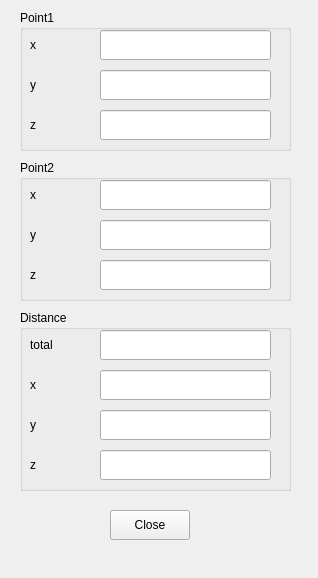
<?xml version="1.0" encoding="UTF-8"?>
<ui version="4.0">
 <class>frmMeasure</class>
 <widget class="QMainWindow" name="frmMeasure">
  <property name="geometry">
   <rect>
    <x>0</x>
    <y>0</y>
    <width>318</width>
    <height>578</height>
   </rect>
  </property>
  <property name="windowTitle">
   <string>Measure distance</string>
  </property>
  <widget class="QWidget" name="centralwidget">
   <widget class="QPushButton" name="btnClose">
    <property name="geometry">
     <rect>
      <x>110</x>
      <y>510</y>
      <width>80</width>
      <height>30</height>
     </rect>
    </property>
    <property name="text">
     <string>Close</string>
    </property>
   </widget>
   <widget class="QGroupBox" name="gbxStart">
    <property name="geometry">
     <rect>
      <x>20</x>
      <y>10</y>
      <width>271</width>
      <height>141</height>
     </rect>
    </property>
    <property name="title">
     <string>Point1</string>
    </property>
    <widget class="QLabel" name="lblThe_start">
     <property name="geometry">
      <rect>
       <x>10</x>
       <y>20</y>
       <width>51</width>
       <height>30</height>
      </rect>
     </property>
     <property name="text">
      <string>x</string>
     </property>
    </widget>
    <widget class="QLabel" name="label_2">
     <property name="geometry">
      <rect>
       <x>10</x>
       <y>60</y>
       <width>51</width>
       <height>30</height>
      </rect>
     </property>
     <property name="text">
      <string>y</string>
     </property>
    </widget>
    <widget class="QLineEdit" name="txtPoint1_x">
     <property name="geometry">
      <rect>
       <x>80</x>
       <y>20</y>
       <width>171</width>
       <height>30</height>
      </rect>
     </property>
    </widget>
    <widget class="QLineEdit" name="txtPoint1_y">
     <property name="geometry">
      <rect>
       <x>80</x>
       <y>60</y>
       <width>171</width>
       <height>30</height>
      </rect>
     </property>
    </widget>
    <widget class="QLineEdit" name="txtPoint1_z">
     <property name="geometry">
      <rect>
       <x>80</x>
       <y>100</y>
       <width>171</width>
       <height>30</height>
      </rect>
     </property>
    </widget>
    <widget class="QLabel" name="label_3">
     <property name="geometry">
      <rect>
       <x>10</x>
       <y>100</y>
       <width>51</width>
       <height>30</height>
      </rect>
     </property>
     <property name="text">
      <string>z</string>
     </property>
    </widget>
   </widget>
   <widget class="QGroupBox" name="gbxStart_2">
    <property name="geometry">
     <rect>
      <x>20</x>
      <y>160</y>
      <width>271</width>
      <height>141</height>
     </rect>
    </property>
    <property name="title">
     <string>Point2</string>
    </property>
    <widget class="QLabel" name="lblThe_start_2">
     <property name="geometry">
      <rect>
       <x>10</x>
       <y>20</y>
       <width>61</width>
       <height>30</height>
      </rect>
     </property>
     <property name="text">
      <string>x</string>
     </property>
    </widget>
    <widget class="QLabel" name="label_4">
     <property name="geometry">
      <rect>
       <x>10</x>
       <y>60</y>
       <width>61</width>
       <height>30</height>
      </rect>
     </property>
     <property name="text">
      <string>y</string>
     </property>
    </widget>
    <widget class="QLineEdit" name="txtPoint2_x">
     <property name="geometry">
      <rect>
       <x>80</x>
       <y>20</y>
       <width>171</width>
       <height>30</height>
      </rect>
     </property>
    </widget>
    <widget class="QLineEdit" name="txtPoint2_y">
     <property name="geometry">
      <rect>
       <x>80</x>
       <y>60</y>
       <width>171</width>
       <height>30</height>
      </rect>
     </property>
    </widget>
    <widget class="QLineEdit" name="txtPoint2_z">
     <property name="geometry">
      <rect>
       <x>80</x>
       <y>100</y>
       <width>171</width>
       <height>30</height>
      </rect>
     </property>
    </widget>
    <widget class="QLabel" name="label_5">
     <property name="geometry">
      <rect>
       <x>10</x>
       <y>100</y>
       <width>61</width>
       <height>30</height>
      </rect>
     </property>
     <property name="text">
      <string>z</string>
     </property>
    </widget>
   </widget>
   <widget class="QGroupBox" name="gbxStart_3">
    <property name="geometry">
     <rect>
      <x>20</x>
      <y>310</y>
      <width>271</width>
      <height>181</height>
     </rect>
    </property>
    <property name="title">
     <string>Distance</string>
    </property>
    <widget class="QLabel" name="lblThe_start_3">
     <property name="geometry">
      <rect>
       <x>10</x>
       <y>60</y>
       <width>61</width>
       <height>30</height>
      </rect>
     </property>
     <property name="text">
      <string>x</string>
     </property>
    </widget>
    <widget class="QLabel" name="label_6">
     <property name="geometry">
      <rect>
       <x>10</x>
       <y>100</y>
       <width>61</width>
       <height>30</height>
      </rect>
     </property>
     <property name="text">
      <string>y</string>
     </property>
    </widget>
    <widget class="QLineEdit" name="txtDistance_x">
     <property name="geometry">
      <rect>
       <x>80</x>
       <y>60</y>
       <width>171</width>
       <height>30</height>
      </rect>
     </property>
    </widget>
    <widget class="QLineEdit" name="txtDistance_y">
     <property name="geometry">
      <rect>
       <x>80</x>
       <y>100</y>
       <width>171</width>
       <height>30</height>
      </rect>
     </property>
    </widget>
    <widget class="QLineEdit" name="txtDistance_z">
     <property name="geometry">
      <rect>
       <x>80</x>
       <y>140</y>
       <width>171</width>
       <height>30</height>
      </rect>
     </property>
    </widget>
    <widget class="QLabel" name="label_7">
     <property name="geometry">
      <rect>
       <x>10</x>
       <y>140</y>
       <width>61</width>
       <height>30</height>
      </rect>
     </property>
     <property name="text">
      <string>z</string>
     </property>
    </widget>
    <widget class="QLineEdit" name="txtDistance_total">
     <property name="geometry">
      <rect>
       <x>80</x>
       <y>20</y>
       <width>171</width>
       <height>30</height>
      </rect>
     </property>
    </widget>
    <widget class="QLabel" name="lblThe_start_4">
     <property name="geometry">
      <rect>
       <x>10</x>
       <y>20</y>
       <width>61</width>
       <height>30</height>
      </rect>
     </property>
     <property name="text">
      <string>total</string>
     </property>
    </widget>
   </widget>
  </widget>
 </widget>
 <resources/>
 <connections/>
</ui>
